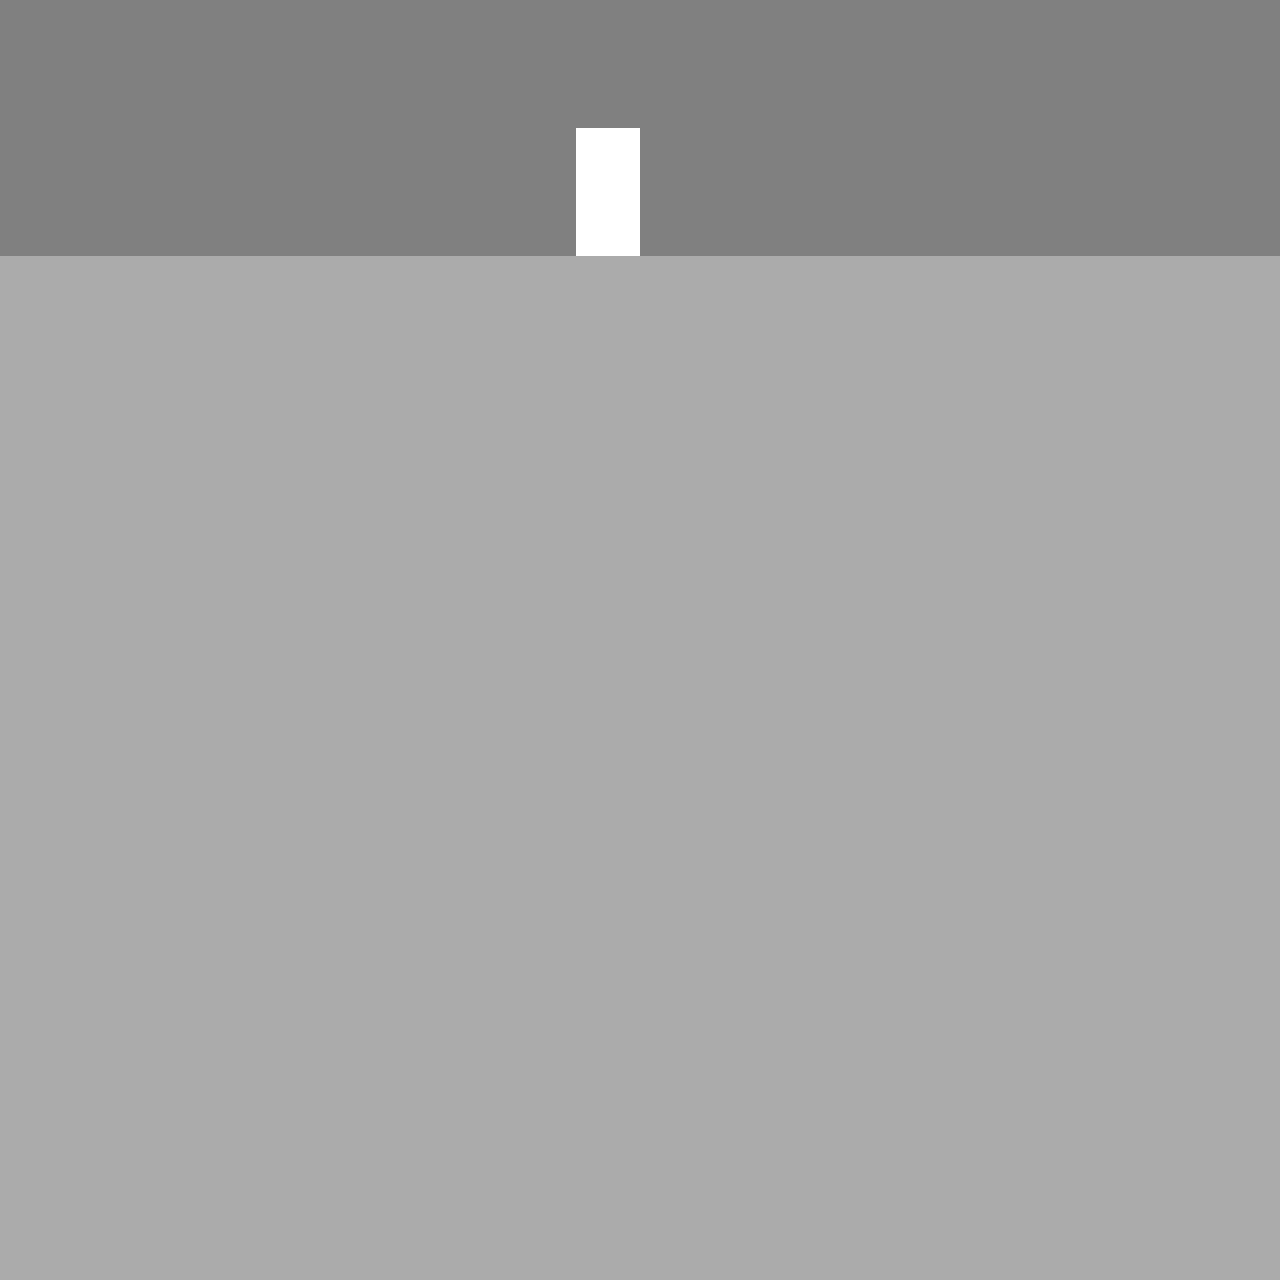

Tiled map render using the project's own tile images. Description and the whole map definition, tile-layer contents included, below:
An orthogonal 20x20 tile map with 64x64 px tiles, 1 tile layer (Tiles) and 11 objects (6x entities.Crate, 3x Light, Door, entities.Player).

<map version="1.0" orientation="orthogonal" renderorder="right-down" width="20" height="20" tilewidth="64" tileheight="64" nextobjectid="19">
 <tileset firstgid="1" name="tilesheet" tilewidth="64" tileheight="64" tilecount="4" columns="2" rows="2">
  <image source="../textures/tilesheet.png" width="128" height="128" />
  <tile id="0">
   <properties>
    <property name="solid" type="bool" value="false" />
   </properties>
  </tile>
  <tile id="1">
   <properties>
    <property name="solid" type="bool" value="true" />
   </properties>
  </tile>
  <tile id="2">
   <properties>
    <property name="solid" type="bool" value="true" />
   </properties>
  </tile>
 </tileset>
 <layer name="Tiles" width="20" height="20">
  <data encoding="csv">
3,3,3,3,3,3,3,3,3,3,3,3,3,3,3,3,3,3,3,3,
3,3,3,3,3,3,3,3,3,3,3,3,3,3,3,3,3,3,3,3,
3,3,3,3,3,3,3,3,3,2,3,3,3,3,3,3,3,3,3,3,
3,3,3,3,3,3,3,3,3,2,3,3,3,3,3,3,3,3,3,3,
1,1,1,1,1,1,1,1,1,1,1,1,1,1,1,1,1,1,1,1,
1,1,1,1,1,1,1,1,1,1,1,1,1,1,1,1,1,1,1,1,
1,1,1,1,1,1,1,1,1,1,1,1,1,1,1,1,1,1,1,1,
1,1,1,1,1,1,1,1,1,1,1,1,1,1,1,1,1,1,1,1,
1,1,1,1,1,1,1,1,1,1,1,1,1,1,1,1,1,1,1,1,
1,1,1,1,1,1,1,1,1,1,1,1,1,1,1,1,1,1,1,1,
1,1,1,1,1,1,1,1,1,1,1,1,1,1,1,1,1,1,1,1,
1,1,1,1,1,1,1,1,1,1,1,1,1,1,1,1,1,1,1,1,
1,1,1,1,1,1,1,1,1,1,1,1,1,1,1,1,1,1,1,1,
1,1,1,1,1,1,1,1,1,1,1,1,1,1,1,1,1,1,1,1,
1,1,1,1,1,1,1,1,1,1,1,1,1,1,1,1,1,1,1,1,
1,1,1,1,1,1,1,1,1,1,1,1,1,1,1,1,1,1,1,1,
1,1,1,1,1,1,1,1,1,1,1,1,1,1,1,1,1,1,1,1,
1,1,1,1,1,1,1,1,1,1,1,1,1,1,1,1,1,1,1,1,
1,1,1,1,1,1,1,1,1,1,1,1,1,1,1,1,1,1,1,1,
1,1,1,1,1,1,1,1,1,1,1,1,1,1,1,1,1,1,1,1
</data>
 </layer>
 <objectgroup color="#00aa00" name="Lights">
  <properties>
   <property name="ambient color" type="color" value="#ff959595" />
  </properties>
  <object id="6" name="Light" x="384" y="576" width="64" height="64">
   <properties>
    <property name="color" type="color" value="#ffff0000" />
    <property name="radius" type="float" value="128" />
   </properties>
  </object>
  <object id="10" name="Light" x="576" y="192" width="64" height="64">
   <properties>
    <property name="color" type="color" value="#ffffffff" />
    <property name="radius" type="float" value="128" />
   </properties>
  </object>
  <object id="18" name="Light" x="1280" y="768" width="64" height="64">
   <properties>
    <property name="color" type="color" value="#ffffffff" />
    <property name="radius" type="float" value="128" />
   </properties>
  </object>
 </objectgroup>
 <objectgroup color="#ffaa00" name="Crates">
  <object id="9" name="entities.Crate" x="256" y="960" width="64" height="64">
   <properties>
    <property name="animation speed" type="int" value="5" />
    <property name="audio" type="file" value="../audio/crate_destroy.wav" />
    <property name="columns" type="int" value="1" />
    <property name="lootChance" type="int" value="5" />
    <property name="playAudioEvent" value="onDestroy" />
    <property name="rows" type="int" value="3" />
    <property name="sprite" type="file" value="../textures/crate_sheet.png" />
   </properties>
  </object>
  <object id="12" name="entities.Crate" x="320" y="960" width="64" height="64">
   <properties>
    <property name="animation speed" type="int" value="5" />
    <property name="audio" type="file" value="../audio/crate_destroy.wav" />
    <property name="columns" type="int" value="1" />
    <property name="lootChance" type="int" value="5" />
    <property name="playAudioEvent" value="onDestroy" />
    <property name="rows" type="int" value="3" />
    <property name="sprite" type="file" value="../textures/crate_sheet.png" />
   </properties>
  </object>
  <object id="13" name="entities.Crate" x="0" y="256" width="64" height="64">
   <properties>
    <property name="animation speed" type="int" value="5" />
    <property name="audio" type="file" value="../audio/crate_destroy.wav" />
    <property name="columns" type="int" value="1" />
    <property name="lootChance" type="int" value="5" />
    <property name="playAudioEvent" value="onDestroy" />
    <property name="rows" type="int" value="3" />
    <property name="sprite" type="file" value="../textures/crate_sheet.png" />
   </properties>
  </object>
  <object id="14" name="entities.Crate" x="64" y="256" width="64" height="64">
   <properties>
    <property name="animation speed" type="int" value="5" />
    <property name="audio" type="file" value="../audio/crate_destroy.wav" />
    <property name="columns" type="int" value="1" />
    <property name="lootChance" type="int" value="5" />
    <property name="playAudioEvent" value="onDestroy" />
    <property name="rows" type="int" value="3" />
    <property name="sprite" type="file" value="../textures/crate_sheet.png" />
   </properties>
  </object>
  <object id="15" name="entities.Crate" x="0" y="320" width="64" height="64">
   <properties>
    <property name="animation speed" type="int" value="5" />
    <property name="audio" type="file" value="../audio/crate_destroy.wav" />
    <property name="columns" type="int" value="1" />
    <property name="lootChance" type="int" value="5" />
    <property name="playAudioEvent" value="onDestroy" />
    <property name="rows" type="int" value="3" />
    <property name="sprite" type="file" value="../textures/crate_sheet.png" />
   </properties>
  </object>
  <object id="16" name="entities.Crate" x="896" y="1152" width="64" height="64">
   <properties>
    <property name="animation speed" type="int" value="5" />
    <property name="audio" type="file" value="../audio/crate_destroy.wav" />
    <property name="columns" type="int" value="1" />
    <property name="lootChance" type="int" value="5" />
    <property name="playAudioEvent" value="onDestroy" />
    <property name="rows" type="int" value="3" />
    <property name="sprite" type="file" value="../textures/crate_sheet.png" />
   </properties>
  </object>
 </objectgroup>
 <objectgroup color="#5500ff" name="Doors">
  <object id="8" name="Door" x="576" y="128" width="64" height="128">
   <properties>
    <property name="audio" type="file" value="../audio/door_enter.wav" />
    <property name="playAudioEvent" value="onCollision" />
   </properties>
  </object>
 </objectgroup>
 <objectgroup color="#ff0000" name="Entities">
  <object id="7" name="entities.Player" x="896" y="576" width="64" height="128">
   <properties>
    <property name="animation speed" type="int" value="5" />
    <property name="columns" type="int" value="1" />
    <property name="rows" type="int" value="7" />
    <property name="speed" type="float" value="5" />
    <property name="sprite" type="file" value="../textures/player.png" />
   </properties>
  </object>
 </objectgroup>
 <objectgroup name="Audio" />
</map>
